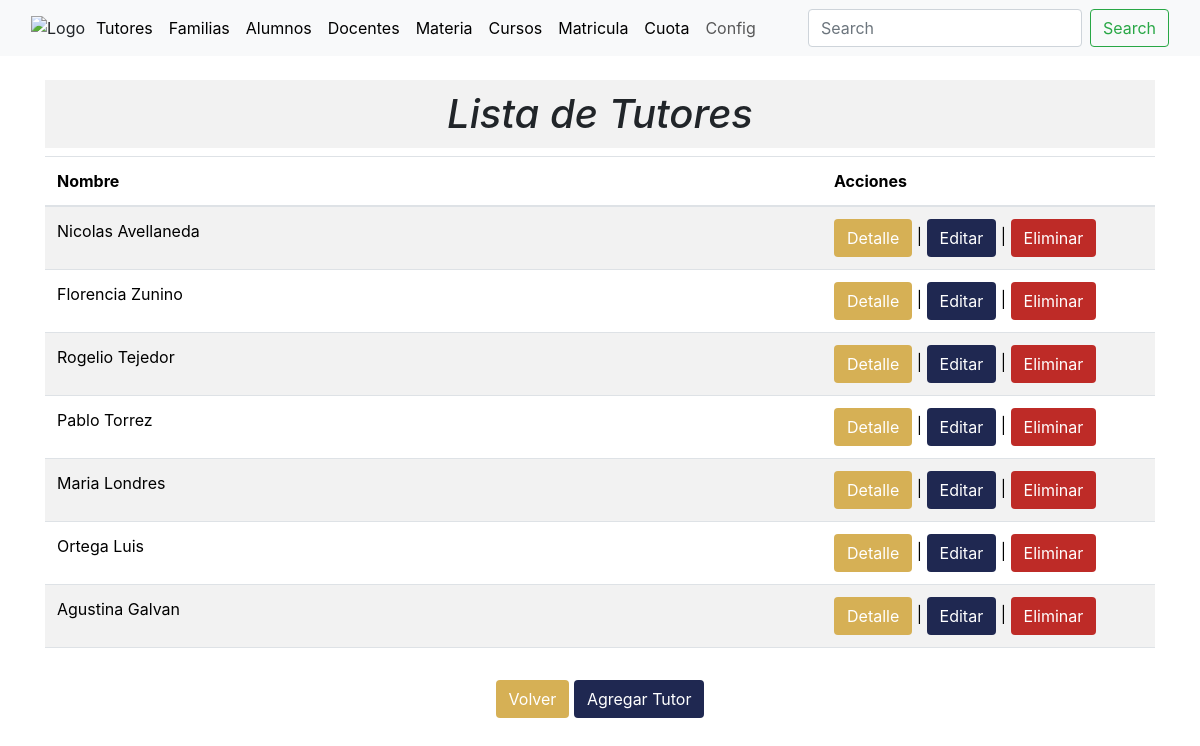
Page /tutores_list/ (signed in) on the committed database.
### academico/models.py (models this page shows)
class Tutores(models.Model):
    Nombre = models.CharField(max_length=255)
    Apellido = models.CharField(max_length=255)
    DNI = models.CharField(max_length=255)
    Domicilio_Personal = models.CharField(max_length=255)
    Domicilio_Laboral = models.CharField(max_length=255)
    Celular = models.CharField(max_length=255)
    Ocupacion = models.CharField(max_length=255)
    Email = models.EmailField()
    vive = [('S', 'Si'),('N', 'No'),]
    Vive = models.CharField(max_length=1, choices=vive)
    Responsable_de_pago = models.BooleanField()
    Parentezco = models.ForeignKey(Parentezco, on_delete=models.CASCADE)
    asignado = models.BooleanField(default=False)
    def __str__(self):
        return '%s %s '%(self.Nombre,self.Apellido)
    class Meta:
        db_table = 'tutores'
        verbose_name = 'tutor'
        verbose_name_plural = 'tutores'

### academico/views.py (the view)
# urls.py: path('tutores_list/', views.tutores_list, name='tutores_list'),
@login_required
def tutores_list(request):
    tutores = Tutores.objects.all()
    parentezcos = Parentezco.objects.all()
    form = TutorForm()  # Crea una instancia vacía del formulario
    context = {'tutores': tutores,
               'form': form,
               'parentezcos':parentezcos}
    return render(request, 'tutores_list.html', context)

### academico/forms.py
class TutorForm(forms.ModelForm):
    class Meta:
        model = Tutores
        fields = '__all__'

### academico/models.py (called while the page is built)
    def __str__(self):
        return '%s '%(self.parentezco)

### academico/templates/tutores_list.html (shortened to what this page needs)
{% extends "base.html" %}
{%block content%}
<main>
  <div class="container mt-4">
    <div class="row justify-content-center">
      <div class="col-md-12 text-center">
        <h1 style="font-style: italic; background-color: #f2f2f2; padding: 10px;">Lista de Tutores</h1>
      </div>
    </div>
    <div class="row justify-content-center">
      <div class="col-md-12"> <div class="table-responsive">
        <table class="table table-striped table-hover">
          <thead>
            <tr>
              <th style="width: 70%;">Nombre</th>
              <th>Acciones</th>
            </tr>
          </thead>
          <tbody>
            {% for tutor in tutores %}
            <tr>
              <td>
                {{ tutor }}
              </td>
              <td>
                <button type="button" class="btn" style="background-color: rgb(214,176,85); color: white;"
                        data-toggle="modal" data-target="#tutorDetailsModal{{ tutor.pk }}">Detalle</button> |
                <button type="button" class="btn" style="background-color: rgb(31,40,81); color: white;"
                        data-toggle="modal" data-target="#tutorEditModal{{ tutor.pk }}">Editar</button> |
                <button type="button" class="btn" style="background-color: rgb(190,43,39); color: white;"
                        data-toggle="modal" data-target="#tutorDeleteModal{{ tutor.pk }}">Eliminar</button>
              </td>
            </tr>
            {% endfor %}
          </tbody>
        </table>
        </div>
      </div>
    </div>
    <div class="row justify-content-center mt-3">
      <div class="col-md-8 text-center">
        <button type="button" class="btn" style="background-color: rgb(214,176,85); color: white;" onclick="location.href='{% url 'index' %}'">Volver</button>
        <button type="button" class="btn" style="background-color: rgb(31,40,81); color: white;" onclick="location.href='{% url 'tutores_create' %}'">Agregar Tutor</button>
      </div>
    </div>
  </div>
</main>
{%endblock%}"

### rows in the picture
Tutores: Nombre+Apellido "Nicolas Avellaneda"
Tutores: Nombre+Apellido "Florencia Zunino"
Tutores: Nombre+Apellido "Rogelio Tejedor"
Tutores: Nombre+Apellido "Pablo Torrez"
Tutores: Nombre+Apellido "Maria Londres"
Tutores: Nombre+Apellido "Ortega Luis"
Tutores: Nombre+Apellido "Agustina Galvan"
